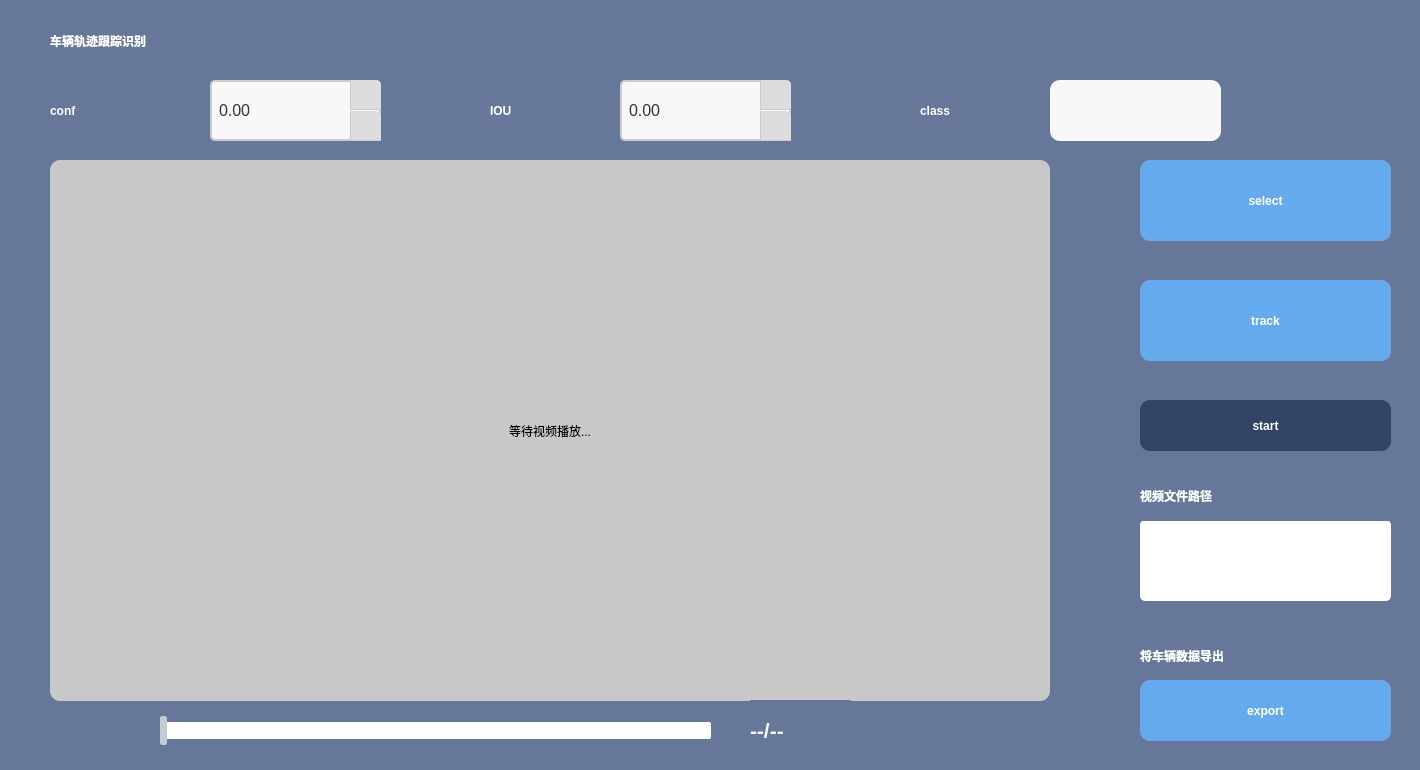
    <widget class="QWidget" name="tab_3">
     <property name="styleSheet">
      <string notr="true">QWidget{
	background-color: #667799;
}</string>
     </property>
     <attribute name="title">
      <string>Tab 3</string>
     </attribute>
     <widget class="QPushButton" name="track_btn">
      <property name="geometry">
       <rect>
        <x>1140</x>
        <y>280</y>
        <width>251</width>
        <height>81</height>
       </rect>
      </property>
      <property name="styleSheet">
       <string notr="true">QPushButton{
	font: 14pt &quot;Arial&quot;;
	font-weight: bold;
	background-color: #66aaee;
	border-radius: 10%;
	color: white
}</string>
      </property>
      <property name="text">
       <string>track</string>
      </property>
     </widget>
     <widget class="QLabel" name="label_12">
      <property name="geometry">
       <rect>
        <x>50</x>
        <y>10</y>
        <width>381</width>
        <height>61</height>
       </rect>
      </property>
      <property name="styleSheet">
       <string notr="true">QLabel{
	font: 18pt &quot;黑体&quot;;
	font-weight: bold;
	color: #ffffff;
}</string>
      </property>
      <property name="text">
       <string>车辆轨迹跟踪识别</string>
      </property>
     </widget>
     <widget class="QLabel" name="video3">
      <property name="geometry">
       <rect>
        <x>50</x>
        <y>160</y>
        <width>1000</width>
        <height>541</height>
       </rect>
      </property>
      <property name="styleSheet">
       <string notr="true">
           QLabel {
            background-color: rgb(200, 200, 200);  border-radius:10%; }
          </string>
      </property>
      <property name="text">
       <string>等待视频播放...</string>
      </property>
      <property name="alignment">
       <set>Qt::AlignCenter</set>
      </property>
     </widget>
     <widget class="QSlider" name="slider3">
      <property name="geometry">
       <rect>
        <x>160</x>
        <y>710</y>
        <width>551</width>
        <height>41</height>
       </rect>
      </property>
      <property name="styleSheet">
       <string notr="true">/*horizontal ：水平QSlider*/
QSlider::groove:horizontal {
border: 0px solid #111;
}

/*1.滑动过的槽设计参数*/
QSlider::sub-page:horizontal {
 /*槽颜色*/
background: rgb(20,120,255);
 /*外环区域倒圆角度*/
border-radius: 5px;
 /*上遮住区域高度*/
margin-top:15px;
 /*下遮住区域高度*/
margin-bottom:15px;
}

/*2.未滑动过的槽设计参数*/
QSlider::add-page:horizontal {
/*槽颜色*/
background: rgb(255,255, 255);
/*外环区域倒圆角度*/
border-radius: 2px;
 /*上遮住区域高度*/
margin-top:12px;
 /*下遮住区域高度*/
margin-bottom:12px;
}
 
/*3.平时滑动的滑块设计参数*/
QSlider::handle:horizontal {
/*滑块颜色*/
background: rgb(193,204,208);
/*滑块的宽度*/
width: 5px;
/*滑块外环为1px，再加颜色*/
border: 1px solid rgb(193,204,208);
 /*滑块外环倒圆角度*/
border-radius: 2px; 
 /*上遮住区域高度*/
margin-top:6px;
 /*下遮住区域高度*/
margin-bottom:6px;
}

/*4.手动拉动时显示的滑块设计参数*/
QSlider::handle:horizontal:hover {
/*滑块颜色*/
background: rgb(193,204,208);
/*滑块的宽度*/
width: 10px;
/*滑块外环为1px，再加颜色*/
border: 1px solid rgb(193,204,208);
 /*滑块外环倒圆角度*/
border-radius: 5px; 
 /*上遮住区域高度*/
margin-top:4px;
 /*下遮住区域高度*/
margin-bottom:4px;
}
</string>
      </property>
      <property name="orientation">
       <enum>Qt::Horizontal</enum>
      </property>
     </widget>
     <widget class="QPushButton" name="play_pause3">
      <property name="geometry">
       <rect>
        <x>1140</x>
        <y>400</y>
        <width>251</width>
        <height>51</height>
       </rect>
      </property>
      <property name="styleSheet">
       <string notr="true">QPushButton{
	font: 12pt &quot;Arial&quot;;
	font-weight: bold;
	background-color: #334466;
	border-radius: 10%;
	color: white
}</string>
      </property>
      <property name="text">
       <string>start</string>
      </property>
     </widget>
     <widget class="QLabel" name="time3">
      <property name="geometry">
       <rect>
        <x>750</x>
        <y>700</y>
        <width>101</width>
        <height>61</height>
       </rect>
      </property>
      <property name="font">
       <font>
        <family>Arial</family>
        <pointsize>16</pointsize>
        <weight>75</weight>
        <bold>true</bold>
       </font>
      </property>
      <property name="styleSheet">
       <string notr="true">QLabel{
	font-size: 16pt;
	font-weight: bold;
	color: #f8f8f8;
}</string>
      </property>
      <property name="text">
       <string>--/--</string>
      </property>
     </widget>
     <widget class="QPushButton" name="choose_btn">
      <property name="geometry">
       <rect>
        <x>1140</x>
        <y>160</y>
        <width>251</width>
        <height>81</height>
       </rect>
      </property>
      <property name="styleSheet">
       <string notr="true">QPushButton{
	font: 14pt &quot;Arial&quot;;
	font-weight: bold;
	background-color: #66aaee;
	border-radius: 10%;
	color: white
}</string>
      </property>
      <property name="text">
       <string>select</string>
      </property>
     </widget>
     <widget class="QTextBrowser" name="track_path">
      <property name="geometry">
       <rect>
        <x>1140</x>
        <y>520</y>
        <width>251</width>
        <height>81</height>
       </rect>
      </property>
      <property name="styleSheet">
       <string notr="true">QTextBrowser{
	background-color: white;
	border-radius:5%;
	border: 0;
	font-size: 10pt;
	padding: 10px;
}</string>
      </property>
     </widget>
     <widget class="QLabel" name="label_8">
      <property name="geometry">
       <rect>
        <x>920</x>
        <y>80</y>
        <width>111</width>
        <height>61</height>
       </rect>
      </property>
      <property name="styleSheet">
       <string notr="true">QLabel{
	font: 16pt &quot;Arial&quot;;
	font-weight: bold;
	color: #ffffff;
}</string>
      </property>
      <property name="text">
       <string>class</string>
      </property>
     </widget>
     <widget class="QDoubleSpinBox" name="conf3">
      <property name="geometry">
       <rect>
        <x>210</x>
        <y>80</y>
        <width>171</width>
        <height>61</height>
       </rect>
      </property>
      <property name="styleSheet">
       <string notr="true">    QDoubleSpinBox {
        background-color: #f8f8f8;
        border: 2px solid #ccc;
        border-radius: 5px;
        padding: 5px;
        font-size: 12pt;
        color: #333;
    }
    QDoubleSpinBox::up-button {
        subcontrol-origin: border;
        subcontrol-position: top right;
        width: 30px;
        border-left: 1px solid #ccc;
        border-bottom: 1px solid #ccc;
        border-top-right-radius: 5px;
        background-color: #ddd;
    }
    QDoubleSpinBox::down-button {
        subcontrol-origin: border;
        subcontrol-position: bottom right;
        width: 30px;
        border-left: 1px solid #ccc;
        border-bottom: 1px solid #ccc;
        border-top-right-radius: 5px;
        background-color: #ddd;

    }
    QDoubleSpinBox::up-button:hover, QDoubleSpinBox::down-button:hover {
        background-color: #ccc;
    }
    QDoubleSpinBox::up-arrow {
        width: 10px;
        height: 10px;
        image: url(D:/MyCode/public_project/yolov8-traffic-app/ui/up.png);  /* 使用资源文件中的图标 */
    }
    QDoubleSpinBox::down-arrow {
        width: 10px;
        height: 10px;
        image: url(D:/MyCode/public_project/yolov8-traffic-app/ui/down.png);  /* 使用资源文件中的图标 */
    }</string>
      </property>
     </widget>
     <widget class="QLabel" name="label_14">
      <property name="geometry">
       <rect>
        <x>490</x>
        <y>80</y>
        <width>121</width>
        <height>61</height>
       </rect>
      </property>
      <property name="styleSheet">
       <string notr="true">QLabel{
	font: 16pt &quot;Arial&quot;;
	font-weight: bold;
	color: #ffffff;
}</string>
      </property>
      <property name="text">
       <string>IOU</string>
      </property>
     </widget>
     <widget class="QDoubleSpinBox" name="IOU3">
      <property name="geometry">
       <rect>
        <x>620</x>
        <y>80</y>
        <width>171</width>
        <height>61</height>
       </rect>
      </property>
      <property name="styleSheet">
       <string notr="true">    QDoubleSpinBox {
        background-color: #f8f8f8;
        border: 2px solid #ccc;
        border-radius: 5px;
        padding: 5px;
        font-size: 12pt;
        color: #333;
    }
    QDoubleSpinBox::up-button {
        subcontrol-origin: border;
        subcontrol-position: top right;
        width: 30px;
        border-left: 1px solid #ccc;
        border-bottom: 1px solid #ccc;
        border-top-right-radius: 5px;
        background-color: #ddd;
    }
    QDoubleSpinBox::down-button {
        subcontrol-origin: border;
        subcontrol-position: bottom right;
        width: 30px;
        border-left: 1px solid #ccc;
        border-bottom: 1px solid #ccc;
        border-top-right-radius: 5px;
        background-color: #ddd;

    }
    QDoubleSpinBox::up-button:hover, QDoubleSpinBox::down-button:hover {
        background-color: #ccc;
    }
    QDoubleSpinBox::up-arrow {
        width: 10px;
        height: 10px;
        image: url(D:/MyCode/public_project/yolov8-traffic-app/ui/up.png);  /* 使用资源文件中的图标 */
    }
    QDoubleSpinBox::down-arrow {
        width: 10px;
        height: 10px;
        image: url(D:/MyCode/public_project/yolov8-traffic-app/ui/down.png);  /* 使用资源文件中的图标 */
    }</string>
      </property>
     </widget>
     <widget class="QLabel" name="label_15">
      <property name="geometry">
       <rect>
        <x>50</x>
        <y>80</y>
        <width>141</width>
        <height>61</height>
       </rect>
      </property>
      <property name="styleSheet">
       <string notr="true">QLabel{
	font: 16pt &quot;Arial&quot;;
	font-weight: bold;
	color: #ffffff;
}</string>
      </property>
      <property name="text">
       <string>conf</string>
      </property>
     </widget>
     <widget class="QLineEdit" name="class3">
      <property name="geometry">
       <rect>
        <x>1050</x>
        <y>80</y>
        <width>171</width>
        <height>61</height>
       </rect>
      </property>
      <property name="styleSheet">
       <string notr="true">QLineEdit{
	background-color: #f8f8f8;
	font-size: 12pt;
	border: 0;
	padding: 10px;
    border-radius: 10%;
}</string>
      </property>
     </widget>
     <widget class="QLabel" name="label_40">
      <property name="geometry">
       <rect>
        <x>1140</x>
        <y>630</y>
        <width>241</width>
        <height>51</height>
       </rect>
      </property>
      <property name="styleSheet">
       <string notr="true">QLabel{
	font: 16pt &quot;黑体&quot;;
	font-weight: bold;
	color: #ffffff;
}</string>
      </property>
      <property name="text">
       <string>将车辆数据导出</string>
      </property>
     </widget>
     <widget class="QPushButton" name="export3">
      <property name="geometry">
       <rect>
        <x>1140</x>
        <y>680</y>
        <width>251</width>
        <height>61</height>
       </rect>
      </property>
      <property name="styleSheet">
       <string notr="true">QPushButton{
	font: 14pt &quot;Arial&quot;;
	font-weight: bold;
	background-color: #66aaee;
	border-radius: 10%;
	color: white
}</string>
      </property>
      <property name="text">
       <string>export</string>
      </property>
     </widget>
     <widget class="QLabel" name="label_30">
      <property name="geometry">
       <rect>
        <x>1140</x>
        <y>470</y>
        <width>271</width>
        <height>51</height>
       </rect>
      </property>
      <property name="styleSheet">
       <string notr="true">QLabel{
	font: 16pt &quot;黑体&quot;;
	font-weight: bold;
	color: #ffffff;
}</string>
      </property>
      <property name="text">
       <string>视频文件路径</string>
      </property>
     </widget>
    </widget>
